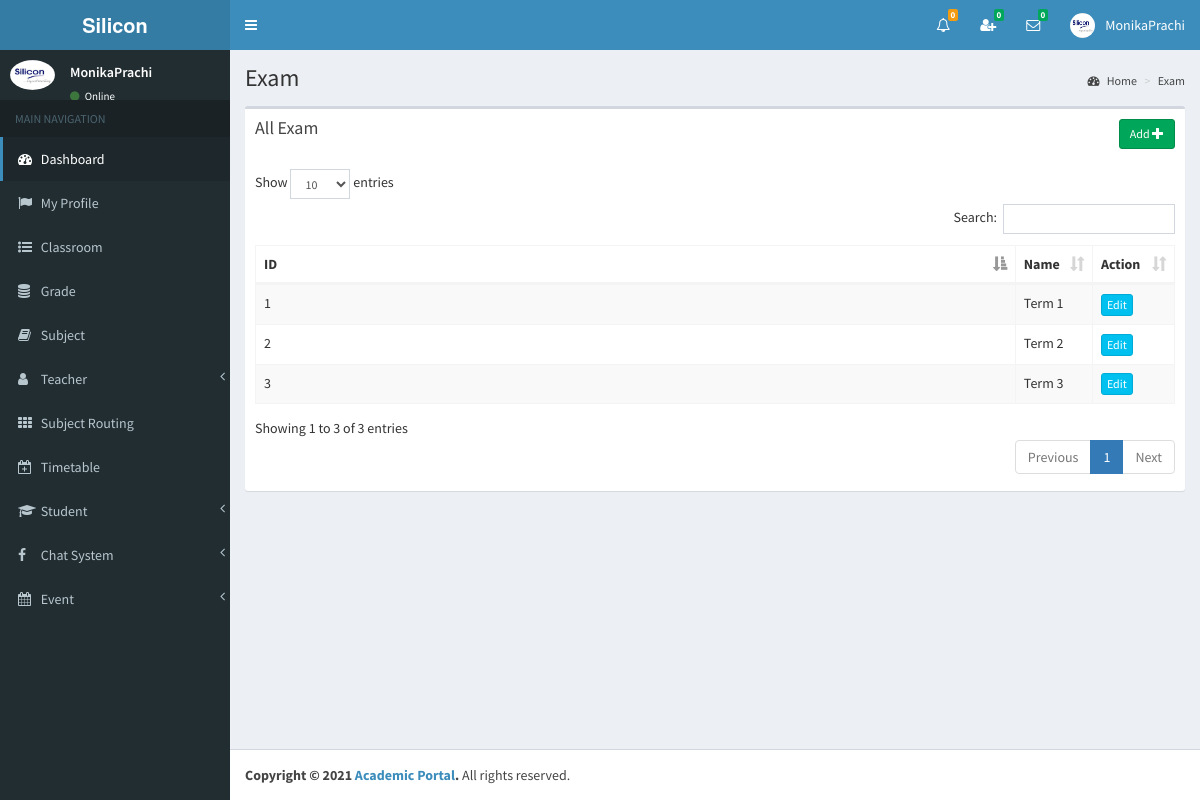
Screenshot of /std1/std1/view/exam.php (signed in) with the database file from the repository.
### tables this page shows
CREATE TABLE `exam` (
  `id` int(11) NOT NULL,
  `name` varchar(255) NOT NULL
);

### std1/std1/view/exam.php (the view, shortened to what this page needs)
<?php include_once('head.php'); ?>
<?php include_once('header_admin.php'); ?>
<?php include_once('sidebar.php'); ?>
<div class="content-wrapper">
    <section class="content-header">
    	<h1>
        	Exam
        </h1>
        <ol class="breadcrumb">
        	<li><a href="#"><i class="fa fa-dashboard"></i> Home</a></li>
            <li><a href="#">Exam</a></li>
        </ol>
	</section>
	<section class="content" >
    	<div class="row" id="table1">
        	<div class="col-md-8">
            	<div class="box">
                	<div class="box-header">
                 		<a href="#modalInsertform" onClick="" class="btn btn-success btn-sm pull-right" data-id="<?php echo $row["id"]; ?>" data-toggle="modal">Add <span class="glyphicon glyphicon-plus"></span></a>
                  		<h3 class="box-title">All Exam</h3>
                	</div>
                	<div class="box-body table-responsive">
                		<table id="example1" class="table table-bordered table-striped">
                            <thead>
                                <th class="col-md-1">ID</th>
                                <th class="col-md-1">Name</th>
                                <th class="col-md-2">Action</th>
                            </thead>
                        	<tbody>
<?php
include_once('../controller/config.php');
$sql="SELECT * FROM exam";
$result=mysqli_query($conn,$sql);
$count = 0;
if(mysqli_num_rows($result) > 0) {
	while($row=mysqli_fetch_assoc($result)){
		$count++;
		$id=$row['id'];
?>
                                <tr>
                                    <td><?php echo $count; ?></td>
               <td id="td1_<?php echo $row['id']; ?>"><?php echo $row['name']; ?></td>
                                    <td>
<?php
$sql1="SELECT * FROM exam_timetable WHERE exam_id='$id'";
$result1=mysqli_query($conn,$sql1);
if(mysqli_num_rows($result1) > 0){
	$cant_remove1=1;
}else{
	$cant_remove1=0;
}
$sql2="SELECT * FROM student_exam WHERE exam_id='$id'";
$result2=mysqli_query($conn,$sql2);
if(mysqli_num_rows($result2) > 0){
	$cant_remove2=1;
}else{
	$cant_remove2=0;
}
if($cant_remove1 > 0 || $cant_remove2 > 0 ){
	echo '<a href="#modalUpdateform" onClick="showModal(this)" class="btn btn-info btn-xs" data-id="'.$id.'" data-toggle="modal">Edit</a>';
}else{
	echo '<a href="#modalUpdateform" onClick="showModal(this)" class="btn btn-info btn-xs" data-id="'.$id.'" data-toggle="modal">Edit</a>';
	echo ' <a href="#" class="confirm-delete btn btn-danger btn-xs"  data-id="'.$id.'">Delete</a>';
}
?>
                             		</td>
                            	</tr>
<?php } } ?>
                        	</tbody>
                    	</table>
                	</div>
            	</div>
        	</div>
    	</div>
	</section>
</div>
<?php include_once('footer.php');?>

### std1/std1/view/header_admin.php (shortened to what this page needs)
<body class="hold-transition skin-blue sidebar-mini" >
<div class="wrapper">
  <header class="main-header" >
    <a href="" class="logo">
      <span class="logo-lg"><strong>Silicon</strong></span>
    </a>
    <nav class="navbar navbar-static-top">
		<a href="#" class="sidebar-toggle" data-toggle="offcanvas" role="button">
       	</a>
		<div class="navbar-custom-menu">
			<ul class="nav navbar-nav">
              <li class="dropdown notifications-menu">
                <a href="#" class="dropdown-toggle" data-toggle="dropdown">
                  <i class="fa fa-bell-o"></i>
<?php
include_once('../controller/config.php');
$my_type=$_SESSION["type"];
if($my_type == 'Admin'){
	$sql1="SELECT COUNT(id) FROM main_notifications WHERE _isread='0'";
	$result1=mysqli_query($conn,$sql1);
	$row1=mysqli_fetch_assoc($result1);
	$notfi_count=$row1['COUNT(id)'];
?>
                  <span class="label label-warning"><?php echo $notfi_count; ?></span>
                </a>
              </li>
<?php }  ?>
<?php
include_once('../controller/config.php');
$my_index=$_SESSION["index_number"];
$my_type=$_SESSION["type"];
$sql="SELECT count(id)
      FROM my_friends
      WHERE my_index='$my_index' AND _status='Pending' AND _isread='0'";
$result=mysqli_query($conn,$sql);
$row=mysqli_fetch_assoc($result);
$unread_count=$row['count(id)'];
?>
              <li class="dropdown messages-menu"  id="friend_request">
              	<a href="#" class="dropdown-toggle" data-toggle="dropdown" onClick="showFriendRequest('<?php echo $my_index; ?>','<?php echo $my_type; ?>')">
                  <i class="fa fa-user-plus"></i>
                  <span class="label label-success"><?php echo $unread_count; ?></span>
                </a>
              </li>
<?php
include_once('../controller/config.php');
$my_index=$_SESSION["index_number"];
$unread_msg_count=0;
$sql="SELECT * FROM my_friends WHERE my_index='$my_index'";
$result=mysqli_query($conn,$sql);
while($row=mysqli_fetch_assoc($result)){
	$friend_index=$row['friend_index'];
	$sql1="SELECT count(id)
		  FROM online_chat
		  WHERE user_index='$friend_index' AND _isread='0'";
	$result1=mysqli_query($conn,$sql1);
	$row1=mysqli_fetch_assoc($result1);
	$unread_msg_count+=$row1['count(id)'];
}
?>
              <li class="dropdown messages-menu" id="unread_msg">
                <a href="#" class="dropdown-toggle" data-toggle="dropdown" >
                  <i class="fa fa-envelope-o"></i>
                  <span class="label label-success"><?php echo $unread_msg_count; ?></span>
                </a>
<?php
include_once('../controller/config.php');
$index=$_SESSION["index_number"];
$type=$_SESSION["type"];
$time='';
$file_path='';
	$sql="SELECT
           DISTINCT conversation_id,friend_index
           FROM
              my_friends
           WHERE
              	my_index='$index'
           ORDER BY
              conversation_id";
	$result=mysqli_query($conn,$sql);
	while($row=mysqli_fetch_assoc($result)){
		$conversation_id=$row['conversation_id'];
		$friend_index=$row['friend_index'];
		$sql3="SELECT * FROM my_friends WHERE conversation_id='$conversation_id' and friend_index='$friend_index'";
		$result3=mysqli_query($conn,$sql3);
		$row3=mysqli_fetch_assoc($result3);
		$friend_type=$row3['friend_type'];
		if($friend_type == "Admin"){
			$sql1="SELECT * FROM admin WHERE index_number='$friend_index'";
			$result1=mysqli_query($conn,$sql1);
			$row1=mysqli_fetch_assoc($result1);
			$friend_name=$row1['i_name'];
			$friend_image=$row1['image_name'];
		}
		if($friend_type == "Teacher"){
			$sql1="SELECT * FROM teacher WHERE index_number='$friend_index'";
			$result1=mysqli_query($conn,$sql1);
			$row1=mysqli_fetch_assoc($result1);
			$friend_name=$row1['i_name'];
			$friend_image=$row1['image_name'];
		}
		if($friend_type == "Student"){
			$sql1="SELECT * FROM student WHERE index_number='$friend_index'";
			$result1=mysqli_query($conn,$sql1);
			$row1=mysqli_fetch_assoc($result1);
			$friend_name=$row1['i_name'];
			$friend_image=$row1['image_name'];
		}
		$sql2="SELECT * FROM online_chat WHERE conversation_id='$conversation_id' ORDER BY id DESC LIMIT 1";
		$result2=mysqli_query($conn,$sql2);
		while($row2=mysqli_fetch_assoc($result2)){
			$last_msg=$row2['msg'];
			$msg_time=$row2['time'];
			$datetime1 = new DateTime($msg_time);
			$datetime2 = new DateTime();
			$interval = $datetime1->diff($datetime2);
			$year = $interval->format('%y y ');
			$month = $interval->format('%m m ');
			$days = $interval->format('%a d');
			$hours = $interval->format('%h h');
			$minutes = $interval->format('%i mins');
			$seconds = $interval->format('%s sec');
			if($year>0){
				$time=$year;
			}else if($month>0){
				$time=$month;
			}else if($days>0){
				$time=$days;
			}else if($hours>0){
				$time=$hours;
			}else if($minutes>0){
				$time=$minutes;
			}else{
				$time=$seconds;
			}
			if($type=="Admin"){
				$file_path="my_friends.php?do=showChatBox&my_index=$index&conversation_id=$conversation_id&friend_index=$friend_index&my_type=$type";
			}
			if($type=="Teacher"){
				$file_path="my_friends2.php?do=showChatBox&my_index=$index&conversation_id=$conversation_id&friend_index=$friend_index&my_type=$type";
			}
			if($type=="Student"){
				$file_path="my_friends1.php?do=showChatBox&my_index=$index&conversation_id=$conversation_id&friend_index=$friend_index&my_type=$type";
			}
?>
                      <li>
                        <a href="<?php echo $file_path; ?>" onClick="msgRead('<?php echo $index; ?>','<?php echo $conversation_id; ?>','<?php echo $friend_index; ?>','<?php echo $type; ?>')">
                          <div class="pull-left">
                            <img src="../<?php echo $friend_image; ?>" class="img-circle" alt="User Image">
                          </div>
                          <h4>
                            <?php echo $friend_name; ?>
                            <small><i class="fa fa-clock-o"></i> <?php echo $time; ?></small>
                          </h4>
                          <p><?php echo $last_msg; ?></p>
                        </a>
                      </li>
 <?php } } ?>
              </li>
<?php
include_once('../controller/config.php');
if($type=="Admin"){
	$sql="SELECT * FROM admin where index_number='$index'";
	$result=mysqli_query($conn,$sql);
	$row=mysqli_fetch_assoc($result);
}
?>
            	<li class="dropdown user user-menu">
                    <a href="#" class="dropdown-toggle" data-toggle="dropdown">
                      <img src="../<?php echo $row['image_name']; ?>" class="user-image" alt="User Image">
                      <span class="hidden-xs"><?php echo $row['i_name']; ?></span>
                    </a>
              </li>
            </ul>
        </div>
	</nav>
  </header>

### std1/std1/view/sidebar.php (shortened to what this page needs)
  <aside class="main-sidebar">
    <section class="sidebar">
<?php
include_once('../controller/config.php');
$index=$_SESSION["index_number"];
$sql="SELECT * FROM admin WHERE index_number='$index'";
$result=mysqli_query($conn,$sql);
$row=mysqli_fetch_assoc($result);
$name=$row['i_name'];
$image=$row['image_name'];
?>
      <div class="user-panel">
      	<div class="pull-left image">
        	<img src="../<?php echo $image; ?>" class="img-circle" alt="User Image">
        </div>
        <div class="pull-left info">
        	<p><?php echo $name; ?></p>
            <a href="#"><i class="fa fa-circle text-success"></i> Online</a>
        </div>
      </div>
      <ul class="sidebar-menu">
        <li class="header">MAIN NAVIGATION</li>
        <li class="active treeview">
          <a href="dashboard.php">
            <i class="fa fa-dashboard"></i> <span>Dashboard</span>
          </a>
        </li>
         <li>
          <a href="admin_profile.php">
            <i class="fa fa-flag"></i> <span>My Profile</span>
          </a>
        </li>
        <li>
          <a href="class_room.php">
            <i class="fa fa-list-ul"></i> <span>Classroom</span>
          </a>
        </li>
        <li>
          <a href="grade.php">
            <i class="fa fa-database"></i> <span>Grade</span>
          </a>
        </li>
        <li>
          <a href="subject.php">
            <i class="fa fa-book"></i> <span>Subject</span>
          </a>
        </li>
        <li class="treeview">
          <a href="#">
            <i class="fa fa-user" aria-hidden="true"></i>
            <span>Teacher</span>
            <span class="pull-right-container">
              <i class="fa fa-angle-left pull-right"></i>
            </span>
          </a>
        </li>
        <li>
          <a href="subject_routing.php">
            <i class="fa fa-th"></i> <span>Subject Routing</span>
          </a>
        </li>
        <li>
          <a href="timetable.php">
            <i class="fa fa-calendar-plus-o"></i> <span>Timetable</span>
          </a>
        </li>
        <li class="treeview">
          <a href="#">
            <i class="fa fa-graduation-cap"></i>
            <span>Student</span>
            <span class="pull-right-container">
              <i class="fa fa-angle-left pull-right"></i>
            </span>
          </a>
        </li>
        <li class="treeview">
          <a href="#">
            <i class="fa fa-facebook"></i>
            <span>Chat System</span>
            <span class="pull-right-container">
              <i class="fa fa-angle-left pull-right"></i>
            </span>
          </a>
        </li>
        <li class="treeview">
          <a href="#">
            <i class="fa fa-calendar"></i>
            <span>Event</span>
            <span class="pull-right-container">
              <i class="fa fa-angle-left pull-right"></i>
            </span>
          </a>
        </li>
      </ul>
    </section>
  </aside>

### std1/std1/view/exam.php (style rules this page uses)
@media only screen and (max-width: 1200px) { [class*="col-"] { width: 100%; } }

### rows the page displays
exam: name "Term 1"
exam: name "Term 2"
exam: name "Term 3"

### other values shown
$notfi_count "0"
$unread_count "0"
$unread_msg_count "0"
$row['i_name'] "MonikaPrachi"
$name "MonikaPrachi"
